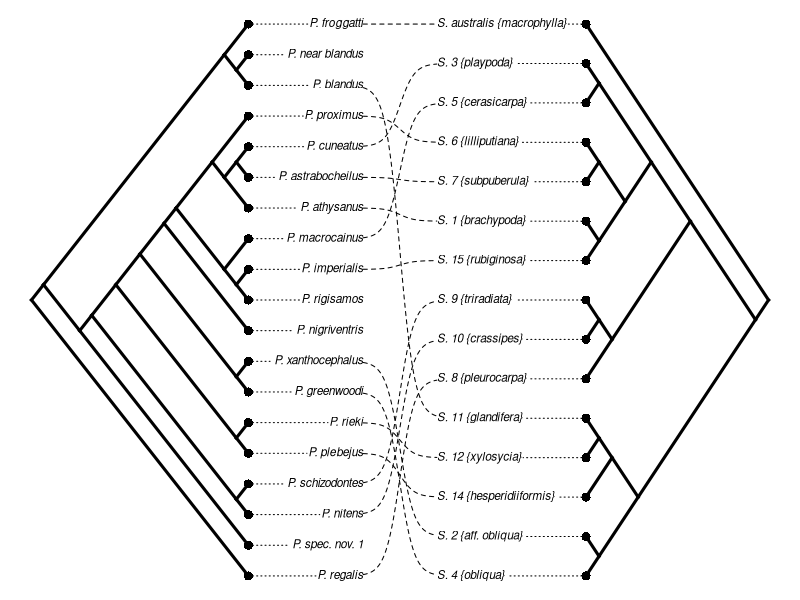

R code for this plot:
# http://blog.phytools.org/2024/10/an-ntip-s3-method-for-cophylo-object.html


library(phytools)

data("wasp.trees")
data("wasp.data")


obj <- cophylo(wasp.trees[[1]], wasp.trees[[2]], wasp.data, print = FALSE)

plot(obj, link.type = "curved", type = "cladogram", lwd = 3, fsize = 0.7, part = 0.45)
